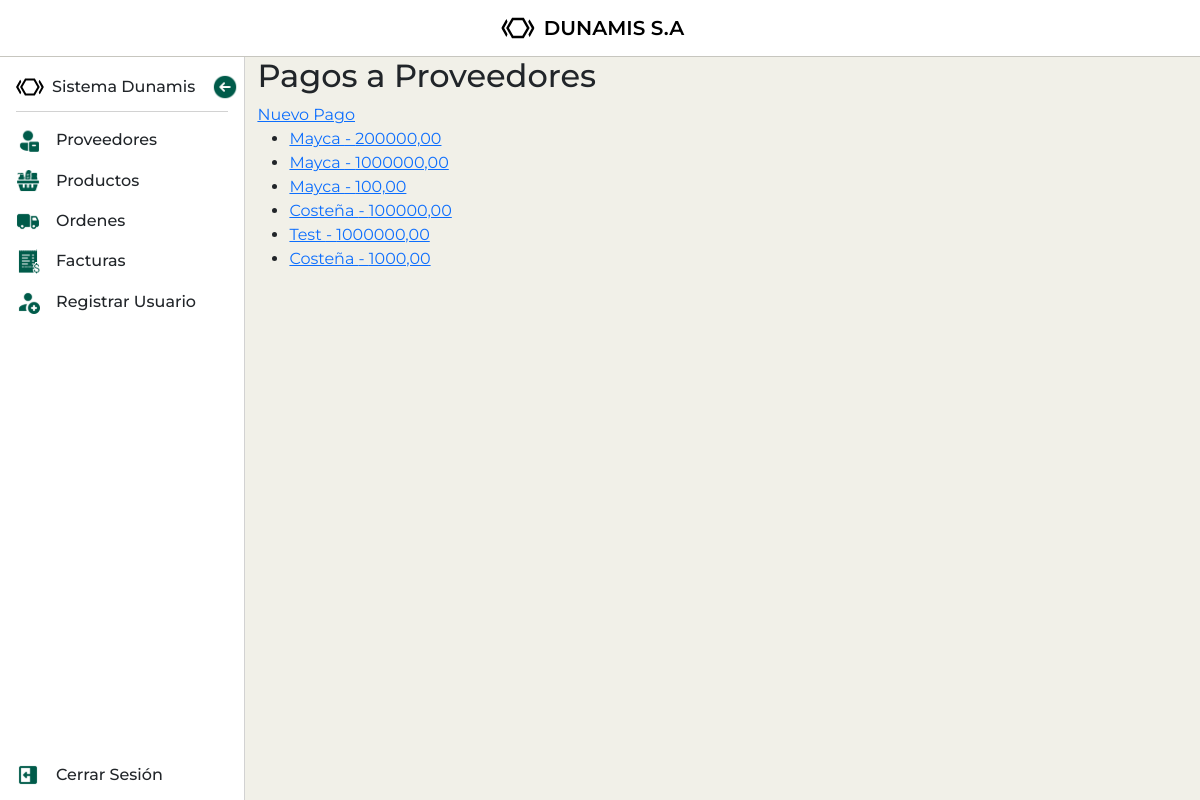
Page /proveedores/pagos/ (signed in) on the earlier database version.
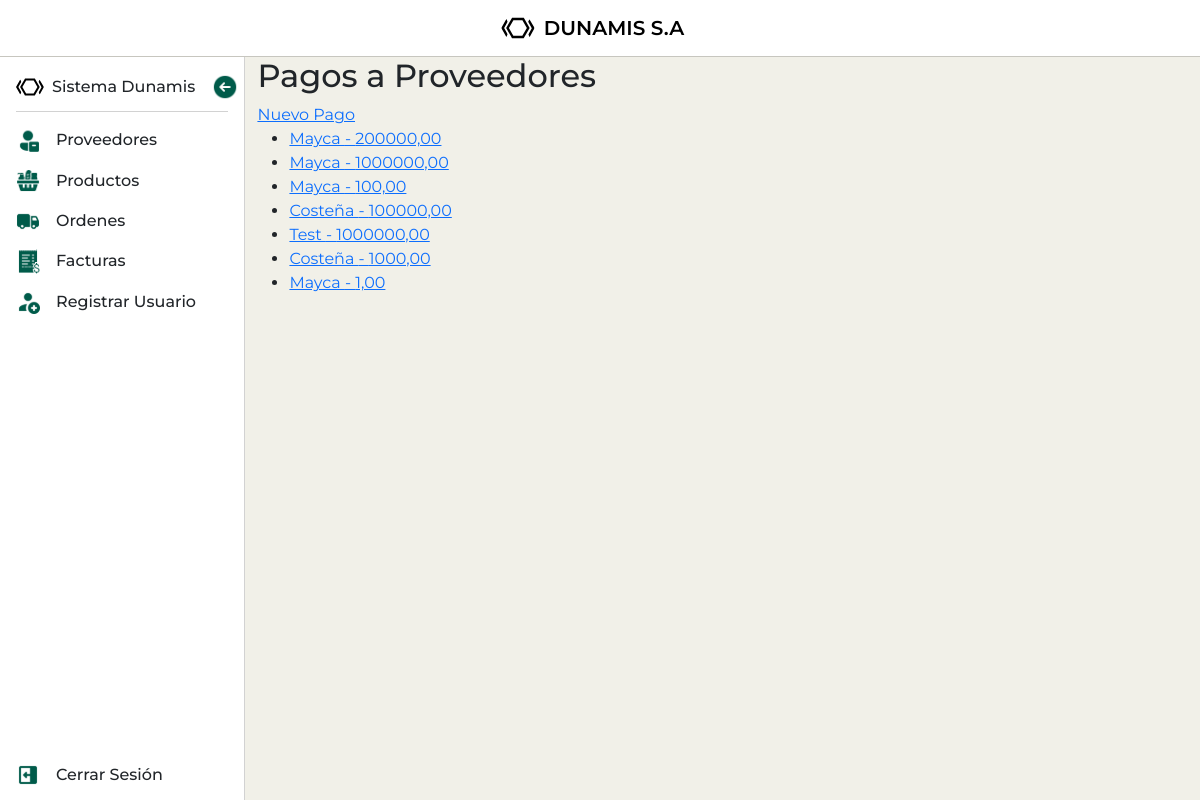
Same page on the later database version.
### mod_ventas/sub_mod_proveedores/models.py (models this page shows, shortened)
class PagoProveedor(models.Model):
    proveedor = models.ForeignKey(Proveedor, on_delete=models.CASCADE, related_name='pagos')
    fecha_pago = models.DateField(auto_now_add=True)
    cantidad = models.DecimalField(max_digits=10, decimal_places=2, validators=[MinValueValidator(0)])
    descripcion = models.TextField(blank=True, null=True)

class Proveedor(models.Model):
    nombre = models.CharField(max_length=150)
    correo = models.EmailField(default='')
    numero_telefonico = models.IntegerField(default=0)
    tiempo_despacho_aprox = models.IntegerField(validators=[MinValueValidator(1)], default=0)
    saldo_adeudado = models.DecimalField(max_digits=10, decimal_places=2, default=0.00, validators=[MinValueValidator(0)])
    activo = models.BooleanField(default=True)
    slug = models.SlugField(default='', null=False)

### mod_ventas/sub_mod_proveedores/views.py (the view)
# urls.py: path('pagos/', PagoProveedorListView.as_view(), name='pago_list'),
class PagoProveedorListView(LoginRequiredMixin, ListView):
    model = PagoProveedor
    template_name = 'sub_mod_proveedores/pago_list.html'
    context_object_name = 'pagos'

### mod_ventas/sub_mod_proveedores/templates/sub_mod_proveedores/pago_list.html
{% extends "base.html" %}
{% block content %}
    <h2>Pagos a Proveedores</h2>
    <a href="{% url 'pago_nuevo' %}">Nuevo Pago</a>
    <ul>
    {% for pago in pagos %}
        <li><a href="{% url 'pago_detalle' pago.id %}">{{ pago.proveedor.nombre }} - {{ pago.cantidad }}</a></li>
    {% endfor %}
    </ul>
{% endblock %}

Differences in the rows shown:
added PagoProveedor: proveedor.nombre "Mayca", cantidad "1,00"
